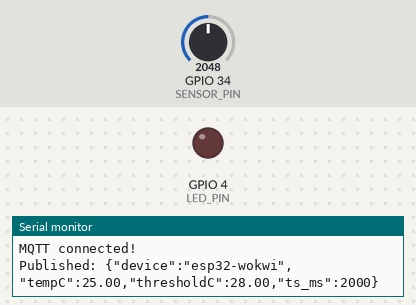
A sketch run on a simulated ESP32. Parts: output pins drawn as LEDs (lit = HIGH), the last lines printed to the serial monitor. The inputs (shaded band) are chosen by the test bench; at power-on: GPIO 34 (SENSOR_PIN) = 2048. WiFi joins after 1.5 s; servers stay silent unless stated; no MQTT or app messages arrive unless stated.

Above: at 2.7 s.
2.8 s: GPIO 34 (SENSOR_PIN) set to 2625
5.5 s: GPIO 34 (SENSOR_PIN) set to 2713
At 6.8 s:
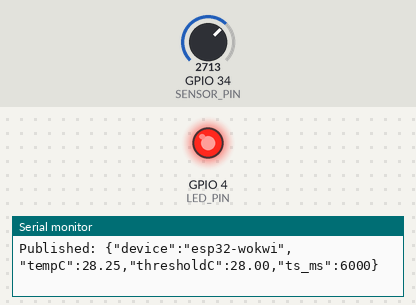
8.2 s: GPIO 34 (SENSOR_PIN) set to 2047
At 11.0 s:
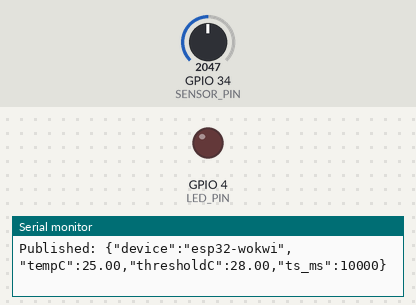
11.5 s: GPIO 34 (SENSOR_PIN) set to 2866
At 12.6 s:
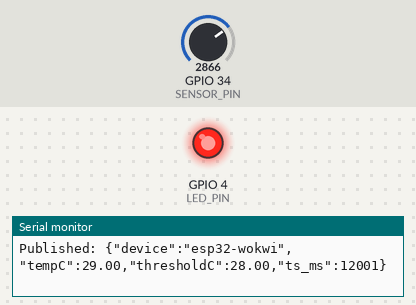
Timing chart, 0 to 14.5 s (numbered marks = the images above; inputs shaded):
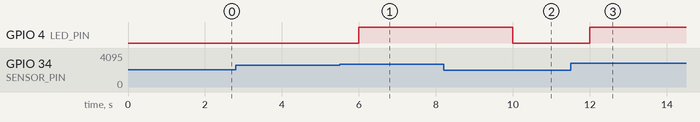

Measured:
- the behaviour switches between 2661 and 2662 on GPIO 34 (SENSOR_PIN) (found by bisection; images 0 and 1)
- after the input at 5.5 s, GPIO 4 (LED_PIN): LOW → HIGH after 0.50 s
- after the input at 8.2 s, GPIO 4 (LED_PIN): HIGH → LOW after 1.8 s
- after the input at 11.5 s, GPIO 4 (LED_PIN): LOW → HIGH after 0.50 s

The sketch:

main.ino
```cpp
#include <WiFi.h>
#include <PubSubClient.h>

// ===== WiFi for Wokwi =====
const char* WIFI_SSID = "Wokwi-GUEST";
const char* WIFI_PASS = "";

// ===== MQTT =====
// Public broker (works often). If it fails, switch to broker.hivemq.com
const char* MQTT_BROKER = "test.mosquitto.org";
const int   MQTT_PORT   = 1883;

// Make your topic unique:
const char* TOPIC_TEMP  = "centria/iot/ismail/temperature";

// ===== Pins =====
const int LED_PIN = 4;      // LED in your diagram
const int SENSOR_PIN = 34;  // Potentiometer SIG -> GPIO34 (ADC input)

// ===== Logic =====
float thresholdC = 28.0;
unsigned long lastSendMs = 0;
const unsigned long sendIntervalMs = 2000;

// ===== Clients =====
WiFiClient espClient;
PubSubClient mqtt(espClient);

void connectWiFi() {
  WiFi.mode(WIFI_STA);
  WiFi.begin(WIFI_SSID, WIFI_PASS);

  Serial.print("Connecting WiFi");
  while (WiFi.status() != WL_CONNECTED) {
    delay(300);
    Serial.print(".");
  }
  Serial.println("\nWiFi connected!");
  Serial.print("IP: ");
  Serial.println(WiFi.localIP());
}

void connectMQTT() {
  mqtt.setServer(MQTT_BROKER, MQTT_PORT);

  Serial.print("Connecting MQTT");
  while (!mqtt.connected()) {
    // client id must be unique-ish
    String clientId = "esp32-ismail-" + String((uint32_t)ESP.getEfuseMac(), HEX);
    if (mqtt.connect(clientId.c_str())) {
      Serial.println("\nMQTT connected!");
    } else {
      Serial.print(".");
      delay(500);
    }
  }
}

float readTempC_fromPot() {
  // ADC on ESP32 returns 0..4095
  int raw = analogRead(SENSOR_PIN);

  // Map to 15..35 °C (nice range for demo)
  float tempC = 15.0 + (raw / 4095.0) * 20.0;
  return tempC;
}

void setup() {
  Serial.begin(115200);
  pinMode(LED_PIN, OUTPUT);

  connectWiFi();
  connectMQTT();
}

void loop() {
  if (!mqtt.connected()) connectMQTT();
  mqtt.loop();

  unsigned long now = millis();
  if (now - lastSendMs >= sendIntervalMs) {
    lastSendMs = now;

    float tempC = readTempC_fromPot();

    // Actuator logic: LED ON if temp > threshold
    digitalWrite(LED_PIN, (tempC > thresholdC) ? HIGH : LOW);

    // Publish JSON payload (nice for PC parsing)
    char payload[128];
    snprintf(payload, sizeof(payload),
             "{\"device\":\"esp32-wokwi\",\"tempC\":%.2f,\"thresholdC\":%.2f,\"ts_ms\":%lu}",
             tempC, thresholdC, now);

    mqtt.publish(TOPIC_TEMP, payload);

    Serial.print("Published: ");
    Serial.println(payload);
  }
}
```
